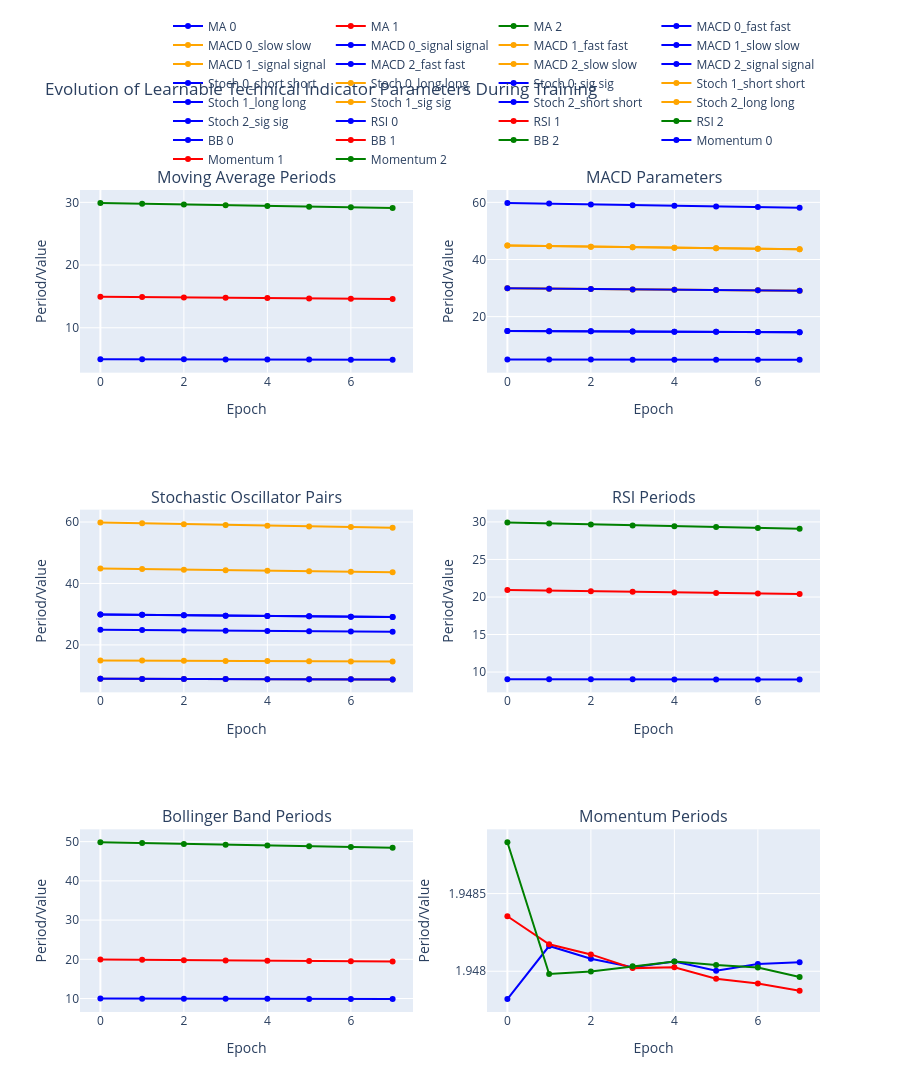

Notebook source saved alongside this figure:
### Markdown cell above
# ============================================================================
# INDICATOR PARAMETER EVOLUTION ANALYSIS DURING TRAINING
# ============================================================================
Analysis of how learnable technical indicator parameters change over training epochs.

### Code cell
import pandas as pd
import plotly.graph_objects as go
from plotly.subplots import make_subplots
import numpy as np

# Load indicator parameter history
indicator_df = pd.read_csv('indicator_params_history.csv')

# Extract parameter columns (exclude change_ columns for now)
param_cols = [col for col in indicator_df.columns if not col.startswith('change_') and
              not col.startswith('log_') and col not in ['epoch', 'timestamp']]

# Create subplots for different indicator groups
fig = make_subplots(
    rows=3, cols=2,
    subplot_titles=('Moving Average Periods', 'MACD Parameters',
                   'Stochastic Oscillator Pairs', 'RSI Periods',
                   'Bollinger Band Periods', 'Momentum Periods'),
    specs=[[{'secondary_y': False}, {'secondary_y': False}],
           [{'secondary_y': False}, {'secondary_y': False}],
           [{'secondary_y': False}, {'secondary_y': False}]]
)

# Colors for different parameters within each group
colors = ['blue', 'red', 'green', 'orange', 'purple', 'brown']

# Moving Averages
ma_cols = [col for col in param_cols if 'ma_period' in col]
for i, col in enumerate(ma_cols):
    fig.add_trace(
        go.Scatter(x=indicator_df['epoch'], y=indicator_df[col],
                  mode='lines+markers', name=f'MA {i}',
                  line=dict(color=colors[i % len(colors)]),
                  showlegend=True),
        row=1, col=1
    )

# MACD Parameters
macd_cols = [col for col in param_cols if 'macd' in col]
macd_groups = {}
for col in macd_cols:
    parts = col.split('_')
    group = f"{parts[1]}_{parts[2]}"  # e.g., '0_fast'
    if group not in macd_groups:
        macd_groups[group] = []
    macd_groups[group].append(col)

for i, (group, cols) in enumerate(macd_groups.items()):
    for j, col in enumerate(cols):
        param_type = col.split('_')[-1]  # fast, slow, signal
        fig.add_trace(
            go.Scatter(x=indicator_df['epoch'], y=indicator_df[col],
                      mode='lines+markers', name=f'MACD {group} {param_type}',
                      line=dict(color=colors[(i*3 + j) % len(colors)], dash='dash' if j==1 else 'solid'),
                      showlegend=True),
            row=1, col=2
        )

# Stochastic Pairs
pair_cols = [col for col in param_cols if 'pair' in col]
pair_groups = {}
for col in pair_cols:
    parts = col.split('_')
    group = f"{parts[1]}_{parts[2]}"  # e.g., '0_short'
    if group not in pair_groups:
        pair_groups[group] = []
    pair_groups[group].append(col)

for i, (group, cols) in enumerate(pair_groups.items()):
    for j, col in enumerate(cols):
        param_type = col.split('_')[-1]  # short, long, sig
        fig.add_trace(
            go.Scatter(x=indicator_df['epoch'], y=indicator_df[col],
                      mode='lines+markers', name=f'Stoch {group} {param_type}',
                      line=dict(color=colors[(i*3 + j) % len(colors)], dash='dot' if j==2 else 'solid'),
                      showlegend=True),
            row=2, col=1
        )

# RSI Periods
rsi_cols = [col for col in param_cols if 'rsi_period' in col]
for i, col in enumerate(rsi_cols):
    fig.add_trace(
        go.Scatter(x=indicator_df['epoch'], y=indicator_df[col],
                  mode='lines+markers', name=f'RSI {i}',
                  line=dict(color=colors[i % len(colors)]),
                  showlegend=True),
        row=2, col=2
    )

# Bollinger Bands
bb_cols = [col for col in param_cols if 'bb_period' in col]
for i, col in enumerate(bb_cols):
    fig.add_trace(
        go.Scatter(x=indicator_df['epoch'], y=indicator_df[col],
                  mode='lines+markers', name=f'BB {i}',
                  line=dict(color=colors[i % len(colors)]),
                  showlegend=True),
        row=3, col=1
    )

# Momentum
momentum_cols = [col for col in param_cols if 'momentum_period' in col]
for i, col in enumerate(momentum_cols):
    fig.add_trace(
        go.Scatter(x=indicator_df['epoch'], y=indicator_df[col],
                  mode='lines+markers', name=f'Momentum {i}',
                  line=dict(color=colors[i % len(colors)]),
                  showlegend=True),
        row=3, col=2
    )

# Update layout
fig.update_layout(
    height=1200,
    title_text="Evolution of Learnable Technical Indicator Parameters During Training",
    showlegend=True,
    legend=dict(
        orientation="h",
        yanchor="bottom",
        y=1.02,
        xanchor="right",
        x=1
    )
)

# Update x-axes
for i in range(1, 4):
    for j in range(1, 3):
        fig.update_xaxes(title_text="Epoch", row=i, col=j)

# Update y-axes
fig.update_yaxes(title_text="Period/Value", row=1, col=1)
fig.update_yaxes(title_text="Period/Value", row=1, col=2)
fig.update_yaxes(title_text="Period/Value", row=2, col=1)
fig.update_yaxes(title_text="Period/Value", row=2, col=2)
fig.update_yaxes(title_text="Period/Value", row=3, col=1)
fig.update_yaxes(title_text="Period/Value", row=3, col=2)

# Plotly display: prefer notebook mime rendering; fall back to browser if nbformat is unavailable
# try:
#     import nbformat  # noqa: F401
# except Exception:
#     import plotly.io as pio
#     pio.renderers.default = 'browser'
fig.show()

# Summary statistics
print("📊 INDICATOR PARAMETER EVOLUTION SUMMARY")
print("="*50)
print(f"Training epochs: {len(indicator_df)}")
print(f"Parameters tracked: {len(param_cols)}")

# Calculate parameter stability (coefficient of variation)
param_stats = indicator_df[param_cols].describe()
cv = (indicator_df[param_cols].std() / indicator_df[param_cols].mean()).abs()
cv_sorted = cv.sort_values(ascending=False)

print("\n🔄 Most Variable Parameters (Coefficient of Variation):")
for param, var in cv_sorted.head(10).items():
    final_val = indicator_df[param].iloc[-1]
    initial_val = indicator_df[param].iloc[0]
    change_pct = ((final_val - initial_val) / initial_val) * 100
    print(f"{param}: CV={var:.3f}, Change={change_pct:.1f}%")

print("\n📈 Parameter Ranges During Training:")
for param in param_cols[:10]:  # Show first 10
    min_val = indicator_df[param].min()
    max_val = indicator_df[param].max()
    range_val = max_val - min_val
    print(f"{param}: Range={range_val:.3f} (Min={min_val:.3f}, Max={max_val:.3f})")

# Correlation with loss
loss_cols = [col for col in indicator_df.columns if col.startswith('log_val_')]
if loss_cols:
    correlations = {}
    for param in param_cols:
        corr_with_loss = indicator_df[param].corr(indicator_df[loss_cols[0]])
        correlations[param] = abs(corr_with_loss)

    corr_sorted = sorted(correlations.items(), key=lambda x: x[1], reverse=True)
    print("\n🔗 Parameters Most Correlated with Validation Loss:")
    for param, corr in corr_sorted[:10]:
        print(f"{param}: |Corr|={corr:.3f}")

### Figure 1 — Plotly figure (JSON) as saved in the notebook; plotly's stock layout.template omitted (floating-point values rounded to 4 significant figures)
{"data": [{"line": {"color": "blue"}, "mode": "lines+markers", "name": "MA 0", "showlegend": true, "type": "scatter", "x": [0, 1, 2, 3, 4, 5, 6, 7], "xaxis": "x", "y": [4.994, 4.98, 4.964, 4.948, 4.935, 4.921, 4.908, 4.894], "yaxis": "y"}, {"line": {"color": "red"}, "mode": "lines+markers", "name": "MA 1", "showlegend": true, "type": "scatter", "x": [0, 1, 2, 3, 4, 5, 6, 7], "xaxis": "x", "y": [14.96, 14.91, 14.84, 14.78, 14.73, 14.68, 14.63, 14.57], "yaxis": "y"}, {"line": {"color": "green"}, "mode": "lines+markers", "name": "MA 2", "showlegend": true, "type": "scatter", "x": [0, 1, 2, 3, 4, 5, 6, 7], "xaxis": "x", "y": [29.92, 29.79, 29.66, 29.53, 29.42, 29.31, 29.2, 29.1], "yaxis": "y"}, {"line": {"color": "blue", "dash": "solid"}, "mode": "lines+markers", "name": "MACD 0_fast fast", "showlegend": true, "type": "scatter", "x": [0, 1, 2, 3, 4, 5, 6, 7], "xaxis": "x2", "y": [14.96, 14.91, 14.84, 14.78, 14.73, 14.68, 14.63, 14.57], "yaxis": "y2"}, {"line": {"color": "orange", "dash": "solid"}, "mode": "lines+markers", "name": "MACD 0_slow slow", "showlegend": true, "type": "scatter", "x": [0, 1, 2, 3, 4, 5, 6, 7], "xaxis": "x2", "y": [29.92, 29.79, 29.66, 29.53, 29.42, 29.31, 29.2, 29.1], "yaxis": "y2"}, {"line": {"color": "blue", "dash": "solid"}, "mode": "lines+markers", "name": "MACD 0_signal signal", "showlegend": true, "type": "scatter", "x": [0, 1, 2, 3, 4, 5, 6, 7], "xaxis": "x2", "y": [4.994, 4.98, 4.964, 4.949, 4.935, 4.921, 4.908, 4.894], "yaxis": "y2"}, {"line": {"color": "orange", "dash": "solid"}, "mode": "lines+markers", "name": "MACD 1_fast fast", "showlegend": true, "type": "scatter", "x": [0, 1, 2, 3, 4, 5, 6, 7], "xaxis": "x2", "y": [44.87, 44.68, 44.48, 44.28, 44.11, 43.94, 43.78, 43.61], "yaxis": "y2"}, {"line": {"color": "blue", "dash": "solid"}, "mode": "lines+markers", "name": "MACD 1_slow slow", "showlegend": true, "type": "scatter", "x": [0, 1, 2, 3, 4, 5, 6, 7], "xaxis": "x2", "y": [59.82, 59.56, 59.29, 59.02, 58.8, 58.57, 58.35, 58.13], "yaxis": "y2"}, {"line": {"color": "orange", "dash": "solid"}, "mode": "lines+markers", "name": "MACD 1_signal signal", "showlegend": true, "type": "scatter", "x": [0, 1, 2, 3, 4, 5, 6, 7], "xaxis": "x2", "y": [29.92, 29.79, 29.66, 29.53, 29.42, 29.31, 29.2, 29.1], "yaxis": "y2"}, {"line": {"color": "blue", "dash": "solid"}, "mode": "lines+markers", "name": "MACD 2_fast fast", "showlegend": true, "type": "scatter", "x": [0, 1, 2, 3, 4, 5, 6, 7], "xaxis": "x2", "y": [29.92, 29.79, 29.66, 29.53, 29.42, 29.31, 29.2, 29.1], "yaxis": "y2"}, {"line": {"color": "orange", "dash": "solid"}, "mode": "lines+markers", "name": "MACD 2_slow slow", "showlegend": true, "type": "scatter", "x": [0, 1, 2, 3, 4, 5, 6, 7], "xaxis": "x2", "y": [44.87, 44.68, 44.48, 44.28, 44.11, 43.94, 43.78, 43.61], "yaxis": "y2"}, {"line": {"color": "blue", "dash": "solid"}, "mode": "lines+markers", "name": "MACD 2_signal signal", "showlegend": true, "type": "scatter", "x": [0, 1, 2, 3, 4, 5, 6, 7], "xaxis": "x2", "y": [14.96, 14.91, 14.84, 14.78, 14.73, 14.68, 14.63, 14.57], "yaxis": "y2"}, {"line": {"color": "blue", "dash": "solid"}, "mode": "lines+markers", "name": "Stoch 0_short short", "showlegend": true, "type": "scatter", "x": [0, 1, 2, 3, 4, 5, 6, 7], "xaxis": "x3", "y": [29.92, 29.79, 29.66, 29.53, 29.42, 29.31, 29.2, 29.1], "yaxis": "y3"}, {"line": {"color": "orange", "dash": "solid"}, "mode": "lines+markers", "name": "Stoch 0_long long", "showlegend": true, "type": "scatter", "x": [0, 1, 2, 3, 4, 5, 6, 7], "xaxis": "x3", "y": [59.82, 59.56, 59.29, 59.02, 58.8, 58.57, 58.35, 58.13], "yaxis": "y3"}, {"line": {"color": "blue", "dash": "solid"}, "mode": "lines+markers", "name": "Stoch 0_sig sig", "showlegend": true, "type": "scatter", "x": [0, 1, 2, 3, 4, 5, 6, 7], "xaxis": "x3", "y": [8.982, 8.95, 8.916, 8.882, 8.853, 8.823, 8.794, 8.765], "yaxis": "y3"}, {"line": {"color": "orange", "dash": "solid"}, "mode": "lines+markers", "name": "Stoch 1_short short", "showlegend": true, "type": "scatter", "x": [0, 1, 2, 3, 4, 5, 6, 7], "xaxis": "x3", "y": [14.96, 14.91, 14.84, 14.78, 14.73, 14.68, 14.63, 14.57], "yaxis": "y3"}, {"line": {"color": "blue", "dash": "solid"}, "mode": "lines+markers", "name": "Stoch 1_long long", "showlegend": true, "type": "scatter", "x": [0, 1, 2, 3, 4, 5, 6, 7], "xaxis": "x3", "y": [29.92, 29.79, 29.66, 29.53, 29.42, 29.31, 29.2, 29.1], "yaxis": "y3"}, {"line": {"color": "orange", "dash": "solid"}, "mode": "lines+markers", "name": "Stoch 1_sig sig", "showlegend": true, "type": "scatter", "x": [0, 1, 2, 3, 4, 5, 6, 7], "xaxis": "x3", "y": [8.982, 8.95, 8.916, 8.882, 8.853, 8.823, 8.794, 8.765], "yaxis": "y3"}, {"line": {"color": "blue", "dash": "solid"}, "mode": "lines+markers", "name": "Stoch 2_short short", "showlegend": true, "type": "scatter", "x": [0, 1, 2, 3, 4, 5, 6, 7], "xaxis": "x3", "y": [24.93, 24.83, 24.72, 24.62, 24.53, 24.43, 24.34, 24.26], "yaxis": "y3"}, {"line": {"color": "orange", "dash": "solid"}, "mode": "lines+markers", "name": "Stoch 2_long long", "showlegend": true, "type": "scatter", "x": [0, 1, 2, 3, 4, 5, 6, 7], "xaxis": "x3", "y": [44.87, 44.68, 44.48, 44.28, 44.11, 43.94, 43.78, 43.61], "yaxis": "y3"}, {"line": {"color": "blue", "dash": "solid"}, "mode": "lines+markers", "name": "Stoch 2_sig sig", "showlegend": true, "type": "scatter", "x": [0, 1, 2, 3, 4, 5, 6, 7], "xaxis": "x3", "y": [8.982, 8.95, 8.916, 8.882, 8.853, 8.823, 8.794, 8.765], "yaxis": "y3"}, {"line": {"color": "blue"}, "mode": "lines+markers", "name": "RSI 0", "showlegend": true, "type": "scatter", "x": [0, 1, 2, 3, 4, 5, 6, 7], "xaxis": "x4", "y": [9.037, 9.045, 9.04, 9.032, 9.025, 9.018, 9.016, 9.015], "yaxis": "y4"}, {"line": {"color": "red"}, "mode": "lines+markers", "name": "RSI 1", "showlegend": true, "type": "scatter", "x": [0, 1, 2, 3, 4, 5, 6, 7], "xaxis": "x4", "y": [20.95, 20.86, 20.77, 20.68, 20.61, 20.53, 20.46, 20.38], "yaxis": "y4"}, {"line": {"color": "green"}, "mode": "lines+markers", "name": "RSI 2", "showlegend": true, "type": "scatter", "x": [0, 1, 2, 3, 4, 5, 6, 7], "xaxis": "x4", "y": [29.92, 29.79, 29.66, 29.53, 29.42, 29.31, 29.2, 29.1], "yaxis": "y4"}, {"line": {"color": "blue"}, "mode": "lines+markers", "name": "BB 0", "showlegend": true, "type": "scatter", "x": [0, 1, 2, 3, 4, 5, 6, 7], "xaxis": "x5", "y": [9.987, 9.969, 9.955, 9.941, 9.926, 9.899, 9.877, 9.857], "yaxis": "y5"}, {"line": {"color": "red"}, "mode": "lines+markers", "name": "BB 1", "showlegend": true, "type": "scatter", "x": [0, 1, 2, 3, 4, 5, 6, 7], "xaxis": "x5", "y": [19.95, 19.87, 19.78, 19.7, 19.63, 19.55, 19.49, 19.42], "yaxis": "y5"}, {"line": {"color": "green"}, "mode": "lines+markers", "name": "BB 2", "showlegend": true, "type": "scatter", "x": [0, 1, 2, 3, 4, 5, 6, 7], "xaxis": "x5", "y": [49.85, 49.64, 49.41, 49.19, 49.01, 48.82, 48.64, 48.45], "yaxis": "y5"}, {"line": {"color": "blue"}, "mode": "lines+markers", "name": "Momentum 0", "showlegend": true, "type": "scatter", "x": [0, 1, 2, 3, 4, 5, 6, 7], "xaxis": "x6", "y": [1.948, 1.948, 1.948, 1.948, 1.948, 1.948, 1.948, 1.948], "yaxis": "y6"}, {"line": {"color": "red"}, "mode": "lines+markers", "name": "Momentum 1", "showlegend": true, "type": "scatter", "x": [0, 1, 2, 3, 4, 5, 6, 7], "xaxis": "x6", "y": [1.948, 1.948, 1.948, 1.948, 1.948, 1.948, 1.948, 1.948], "yaxis": "y6"}, {"line": {"color": "green"}, "mode": "lines+markers", "name": "Momentum 2", "showlegend": true, "type": "scatter", "x": [0, 1, 2, 3, 4, 5, 6, 7], "xaxis": "x6", "y": [1.949, 1.948, 1.948, 1.948, 1.948, 1.948, 1.948, 1.948], "yaxis": "y6"}], "layout": {"annotations": [{"font": {"size": 16}, "showarrow": false, "text": "Moving Average Periods", "x": 0.225, "xanchor": "center", "xref": "paper", "y": 1, "yanchor": "bottom", "yref": "paper"}, {"font": {"size": 16}, "showarrow": false, "text": "MACD Parameters", "x": 0.775, "xanchor": "center", "xref": "paper", "y": 1, "yanchor": "bottom", "yref": "paper"}, {"font": {"size": 16}, "showarrow": false, "text": "Stochastic Oscillator Pairs", "x": 0.225, "xanchor": "center", "xref": "paper", "y": 0.6111, "yanchor": "bottom", "yref": "paper"}, {"font": {"size": 16}, "showarrow": false, "text": "RSI Periods", "x": 0.775, "xanchor": "center", "xref": "paper", "y": 0.6111, "yanchor": "bottom", "yref": "paper"}, {"font": {"size": 16}, "showarrow": false, "text": "Bollinger Band Periods", "x": 0.225, "xanchor": "center", "xref": "paper", "y": 0.2222, "yanchor": "bottom", "yref": "paper"}, {"font": {"size": 16}, "showarrow": false, "text": "Momentum Periods", "x": 0.775, "xanchor": "center", "xref": "paper", "y": 0.2222, "yanchor": "bottom", "yref": "paper"}], "height": 1200, "legend": {"orientation": "h", "x": 1, "xanchor": "right", "y": 1.02, "yanchor": "bottom"}, "showlegend": true, "title": {"text": "Evolution of Learnable Technical Indicator Parameters During Training"}, "xaxis": {"anchor": "y", "domain": [0, 0.45], "title": {"text": "Epoch"}}, "xaxis2": {"anchor": "y2", "domain": [0.55, 1], "title": {"text": "Epoch"}}, "xaxis3": {"anchor": "y3", "domain": [0, 0.45], "title": {"text": "Epoch"}}, "xaxis4": {"anchor": "y4", "domain": [0.55, 1], "title": {"text": "Epoch"}}, "xaxis5": {"anchor": "y5", "domain": [0, 0.45], "title": {"text": "Epoch"}}, "xaxis6": {"anchor": "y6", "domain": [0.55, 1], "title": {"text": "Epoch"}}, "yaxis": {"anchor": "x", "domain": [0.7778, 1], "title": {"text": "Period/Value"}}, "yaxis2": {"anchor": "x2", "domain": [0.7778, 1], "title": {"text": "Period/Value"}}, "yaxis3": {"anchor": "x3", "domain": [0.3889, 0.6111], "title": {"text": "Period/Value"}}, "yaxis4": {"anchor": "x4", "domain": [0.3889, 0.6111], "title": {"text": "Period/Value"}}, "yaxis5": {"anchor": "x5", "domain": [0, 0.2222], "title": {"text": "Period/Value"}}, "yaxis6": {"anchor": "x6", "domain": [0, 0.2222], "title": {"text": "Period/Value"}}}}
